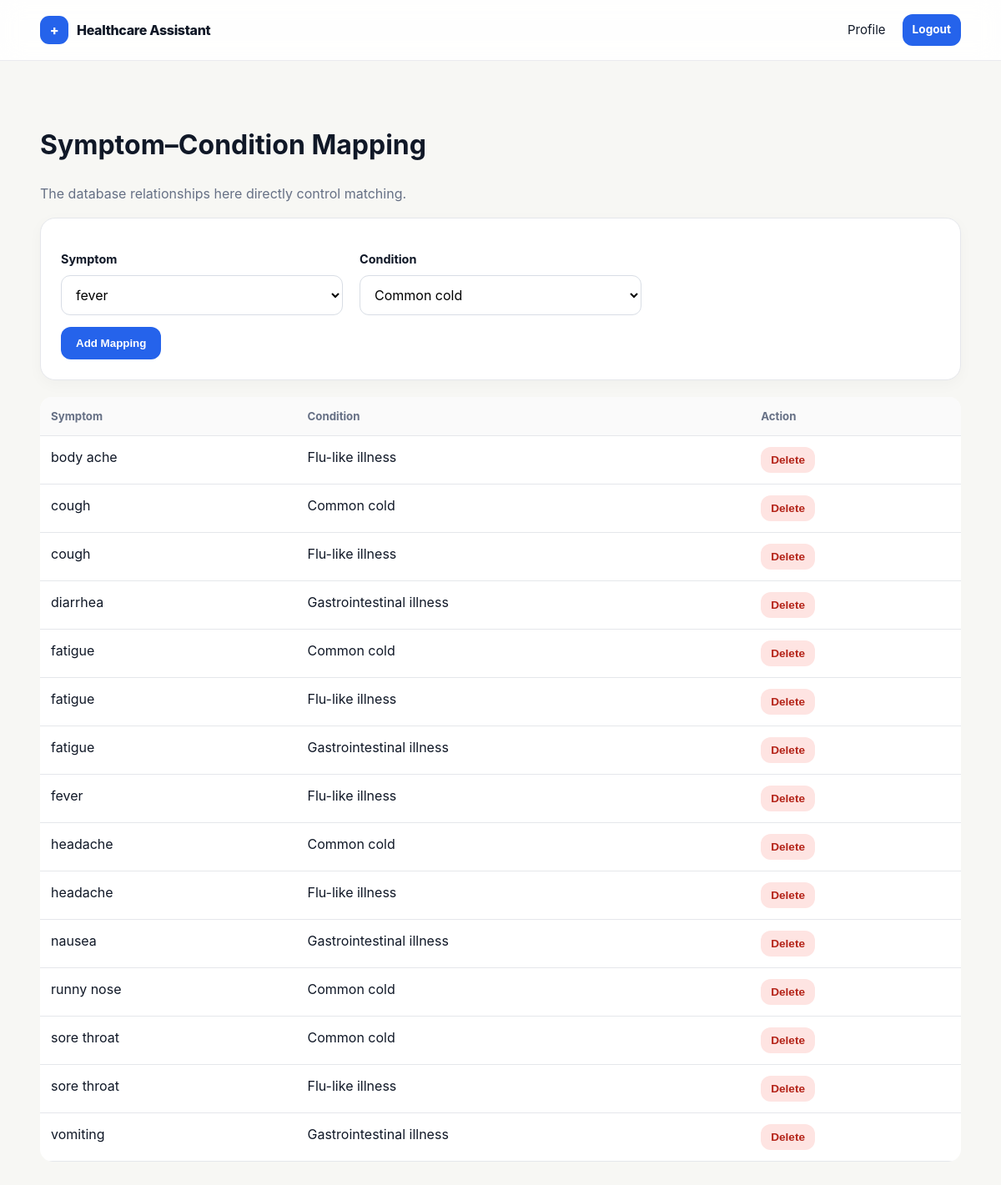
Screenshot of /admin/mapping (signed in) with the database file from the repository.
### app.py (models this page shows)
class Symptom(db.Model):
    id = db.Column(db.Integer, primary_key=True)
    name = db.Column(db.String(120), unique=True, nullable=False, index=True)
    description = db.Column(db.Text, default="")
    conditions = db.relationship("Condition", secondary=mapping_table, back_populates="symptoms")

class Condition(db.Model):
    id = db.Column(db.Integer, primary_key=True)
    name = db.Column(db.String(160), unique=True, nullable=False, index=True)
    guidance = db.Column(db.Text, default="")
    medicine_info = db.Column(db.Text, default="")
    precautions = db.Column(db.Text, default="")
    symptoms = db.relationship("Symptom", secondary=mapping_table, back_populates="conditions")

### app.py (the view)
@app.route("/admin/mapping",methods=["GET","POST"])
@admin_required
def admin_mapping():
    if request.method=="POST":
        s=db.session.get(Symptom,int(request.form["symptom_id"])); c=db.session.get(Condition,int(request.form["condition_id"]))
        if s and c and c not in s.conditions: s.conditions.append(c); db.session.commit(); admin_log("symptom-condition mapping added",f"{s.name} ↔ {c.name}")
    mappings=[]
    for s in Symptom.query.order_by(Symptom.name).all():
        for c in s.conditions: mappings.append((s,c))
    return render_template("admin_mapping.html",symptoms=Symptom.query.all(),conditions=Condition.query.all(),mappings=mappings)

### app.py (called while the page is built)
def admin_required(fn):
    @wraps(fn)
    def wrapper(*a, **kw):
        aid = session.get("admin_id")
        if not aid:
            flash("Admin login required.", "info")
            return redirect(url_for("admin_login"))
        aobj = db.session.get(Admin, aid)
        if not aobj or not aobj.is_active:
            session.clear()
            return redirect(url_for("admin_login"))
        return fn(*a, **kw)
    return wrapper

@app.context_processor
def globals():
    return {"current_user": db.session.get(User, session.get("user_id")) if session.get("user_id") else None,
            "current_admin": db.session.get(Admin, session.get("admin_id")) if session.get("admin_id") else None}

### templates/admin_mapping.html
{% extends "base.html" %}{% block title %}Mapping{% endblock %}{% block content %}<main class="app-main"><div class="container"><h1>Symptom–Condition Mapping</h1><p class="muted">The database relationships here directly control matching.</p><form class="card" method="post"><div class="grid"><div class="field"><label>Symptom</label><select name="symptom_id">{% for s in symptoms %}<option value="{{s.id}}">{{s.name}}</option>{% endfor %}</select></div><div class="field"><label>Condition</label><select name="condition_id">{% for c in conditions %}<option value="{{c.id}}">{{c.name}}</option>{% endfor %}</select></div></div><button class="btn">Add Mapping</button></form><div class="table-wrap" style="margin-top:20px"><table class="table"><tr><th>Symptom</th><th>Condition</th><th>Action</th></tr>{% for s,c in mappings %}<tr><td>{{s.name}}</td><td>{{c.name}}</td><td><form method="post" action="{{url_for('admin_mapping_delete')}}"><input type="hidden" name="symptom_id" value="{{s.id}}"><input type="hidden" name="condition_id" value="{{c.id}}"><button class="btn danger small">Delete</button></form></td></tr>{% endfor %}</table></div></div></main>{% endblock %}

### static/css/style.css (style rules this page uses)
:root { --navy:#101827;--blue:#2563eb;--blue2:#eaf2ff;--bg:#f7f7f4;--white:#fff;--line:#e5e7eb;--muted:#667085;--danger:#b42318;--success:#067647;--shadow:0 12px 35px rgba(16,24,39,.07);--radius:18px }
* { box-sizing:border-box }
html { scroll-behavior:smooth }
body { margin:0;font-family:Inter,ui-sans-serif,system-ui,-apple-system,Segoe UI,sans-serif;color:var(--navy);background:var(--bg);line-height:1.55 }
.container { width:min(1120px,92%);margin:auto }
.btn { display:inline-flex;align-items:center;justify-content:center;gap:8px;border:0;border-radius:12px;padding:12px 18px;font-weight:700;cursor:pointer;background:var(--blue);color:#fff }
.btn.danger { background:#fee4e2;color:var(--danger) }
.btn.small { padding:8px 12px;font-size:.85rem }
.muted { color:var(--muted) }
.grid { display:grid;grid-template-columns:repeat(3,1fr);gap:20px }
.card { background:#fff;border:1px solid var(--line);border-radius:var(--radius);padding:24px;box-shadow:0 5px 18px rgba(16,24,39,.03) }
.field { margin:14px 0 }
.field label { display:block;font-weight:700;font-size:.9rem;margin-bottom:7px }
.field input,.field select,.field textarea { width:100%;border:1px solid #d8dde5;border-radius:11px;padding:12px 13px;font:inherit;background:#fff }
.app-main { padding:55px 0 90px }
.table-wrap { overflow:auto }
.table { width:100%;border-collapse:collapse;background:#fff;border-radius:15px;overflow:hidden }
.table th,.table td { text-align:left;padding:13px;border-bottom:1px solid var(--line);vertical-align:top }
.table th { font-size:.83rem;color:var(--muted);background:#fafafa }

### rows the page displays
Symptom: name "body ache", name "Flu-like illness"
Symptom: name "cough", name "Common cold", name "Flu-like illness"
Symptom: name "diarrhea", name "Gastrointestinal illness"
Symptom: name "fatigue", name "Common cold", name "Flu-like illness", name "Gastrointestinal illness"
Symptom: name "fever", name "Flu-like illness"
Symptom: name "headache", name "Common cold", name "Flu-like illness"
Symptom: name "nausea", name "Gastrointestinal illness"
Symptom: name "runny nose", name "Common cold"
Symptom: name "sore throat", name "Common cold", name "Flu-like illness"
Symptom: name "vomiting", name "Gastrointestinal illness"

### other values shown
form field symptom_id "fever"
form field condition_id "Common cold"
